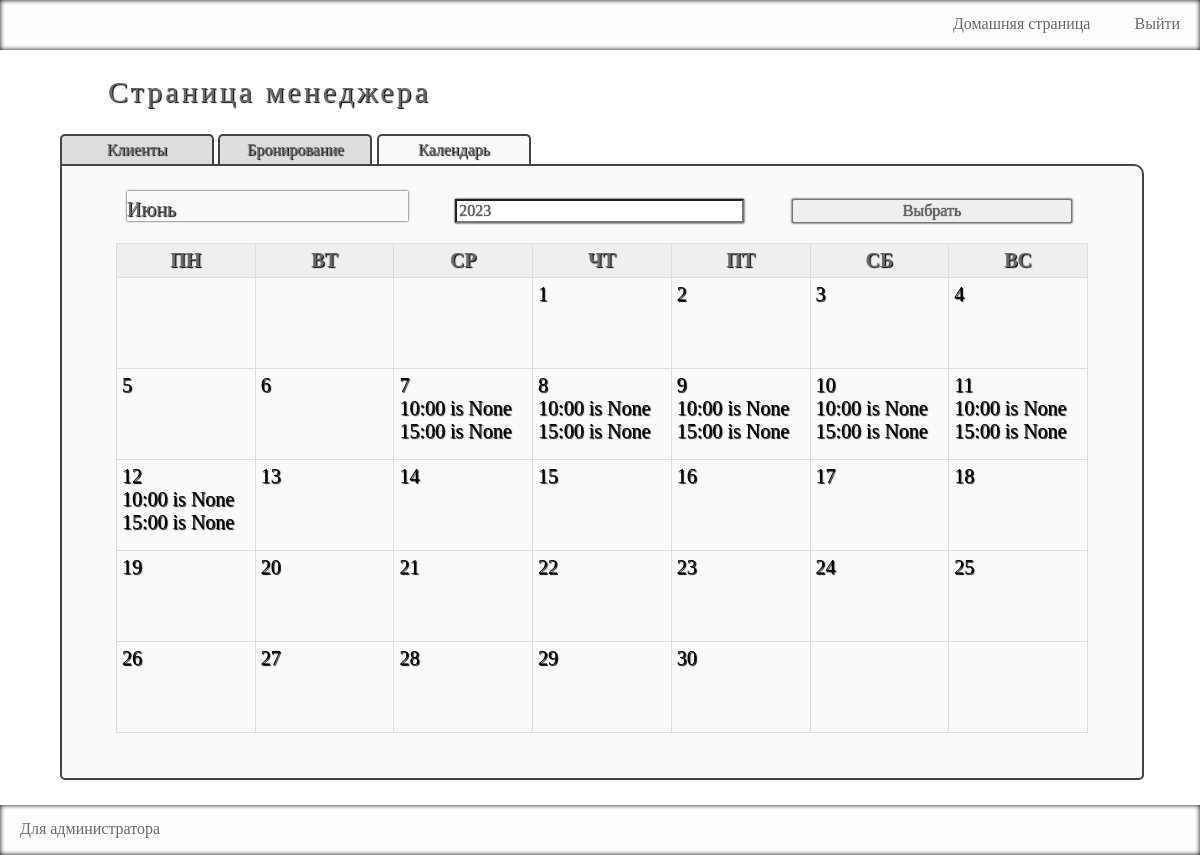
Page /home/manager/booking_calendar on the earlier database version.
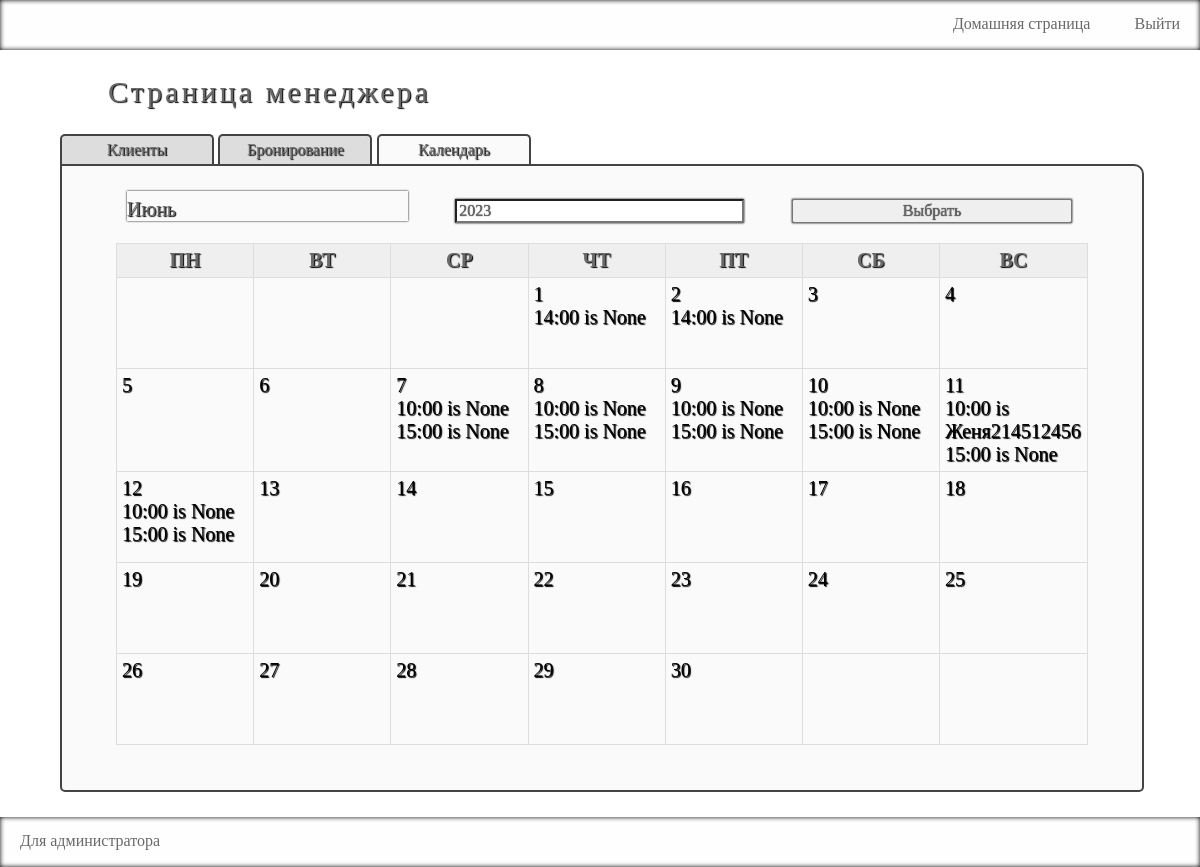
Same page on the later database version.
### client/models.py (models this page shows, shortened)
class Client(models.Model):
    name = models.CharField("Имя", max_length=20)
    phone = models.IntegerField("Телефон", unique=True)
    ban = models.BooleanField()
    history = models.TextField("История клиента", blank=True)
    def __str__(self):
        return self.name.__str__() + str(self.phone)
    class Meta:
        verbose_name = "Клиент"
        verbose_name_plural = "Клиенты"

### client/views.py (the view)
# urls.py: path('manager/booking_calendar', views.manager_calendar, name="manager_calendar"),
def manager_calendar(request: HttpRequest) -> HttpResponse:
    the_tittle = "Календарь"
    all_month = ("Январь", "Февраль", "Март", "Апрель", "Май", "Июнь",
                 "Июль", "Август", "Сентябрь", "Октябрь", "Ноябрь", "Декабрь")
    if request.GET.get("monthYear"):
        selected_month = all_month.index(request.GET.get("monthYear").split()[0]) + 1
        selected_year = int(request.GET.get("monthYear").split()[1])
    else:
        selected_month = datetime.now().month
        selected_year = datetime.now().year
    calendar = Calendar(0)
    month = calendar.monthdays2calendar(selected_year, selected_month)
    month_data = []
    for week in month:
        month_data.append([])
        for day in week:
            book_day = Booked.objects.filter(datetime__year=selected_year,
                                             datetime__month=selected_month,
                                             datetime__day=day[0])
            month_data[-1].append([day[0], day[1],
                                   {item.datetime.time: item.client for item in book_day}])
    return render(request, "client/manager_calendar.html", context={"the_tittle": the_tittle,
                                                                    "selected_month": all_month[selected_month - 1],
                                                                    "selected_year": str(selected_year),
                                                                    "all_months": all_month,
                                                                    "month_data": month_data,
                                                                    })

### client/templates/client/manager_calendar.html (shortened to what this page needs)
{% extends 'client/manager.html' %}
{% load static %}
{% block stylelink %}
<link rel="stylesheet" href="{% static 'client/css/managercalendarstyle.css' %}">
{% endblock %}
{% block table%}
<div class="main_manager">
    <div class="headingH1">Страница менеджера</div>
    <a href="{% url 'manager_clients_table' %}"><div class="tittleBlock">Клиенты</div></a>
    <a href="{% url 'manager_booking_table' %}"><div class="tittleBlock">Бронирование</div></a>
    <div class="tittleBlock" id="tittleMainBlock">Календарь</div>
    <div id="calendarBlock">
        <div id="selectMonthYear" onclick="chooseMonth()">
            <div id="selectedMonth">{{ selected_month }}</div>
        </div>
        <input id="selectedYear" type="number" maxlength="4" step="1" value="{{ selected_year }}"/>
        <input id="btnSelect" type="button" value="Выбрать" onclick="selectMonthYear()"/>
        <table>
            <tr>
                <th>ПН</th>
                <th>ВТ</th>
                <th>СР</th>
                <th>ЧТ</th>
                <th>ПТ</th>
                <th>СБ</th>
                <th>ВС</th>
            </tr>
            {% for week in month_data %}
            <tr>
                {% for day in week %}
                <td>
                    {% if day.0 %}
                        {{ day.0 }} <br/>
                        {% for k, v in day.2.items %}
                            <p>{{ k }} is {{ v }}</p>
                        {% endfor %}
                    {% endif %}
                </td>
                {% endfor %}
            </tr>
            {% endfor %}
        </table>
    </div>
</div>
{% endblock%}

Differences in the rows shown:
now on this page (row edited): Client: k "10:00", name+phone "Женя214512456"
Other differences:
new list line: "14:00 is None 14:00 is None"
list line gone: "10:00 is None"
